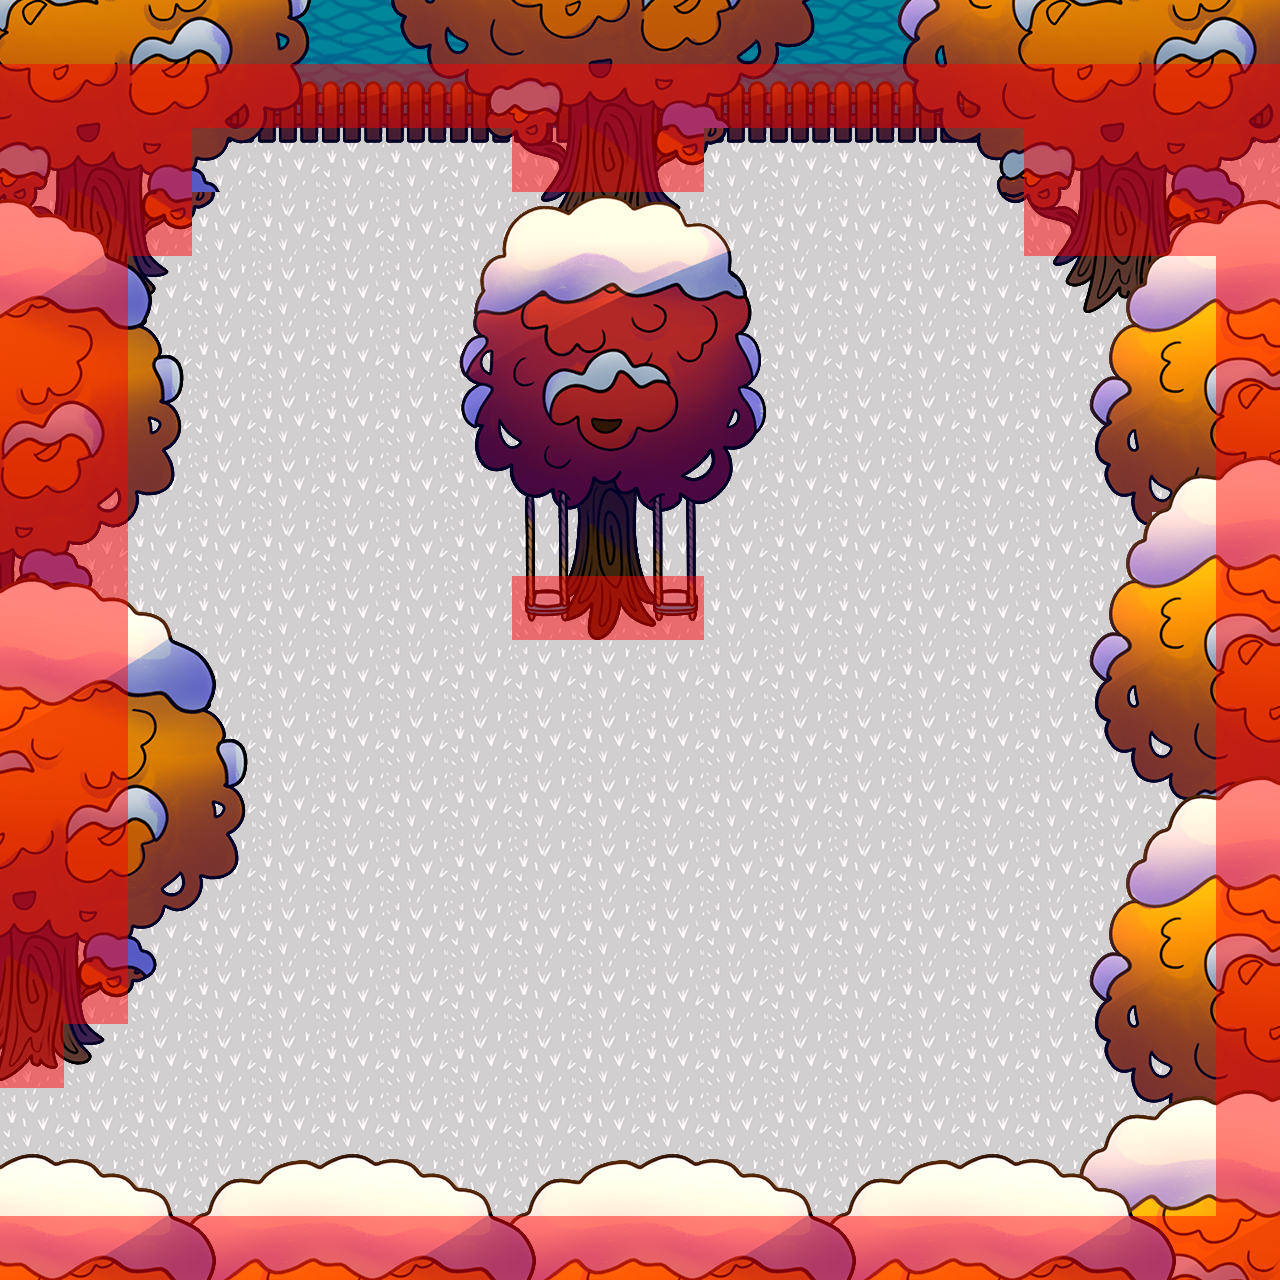

Below is a game level as drawn by its tile map, then a one-line description and the .tmx that defines it (tile-layer data replaced by summaries):
An orthogonal 20x20 tile map with 64x64 px tiles, 6 tile layers (Ground, Under, Under 2, Over, ...), 2 tilesets and 5 objects (2x Touch, Water, Player, Memory).

<map version="1.2" tiledversion="2018.11.14" orientation="orthogonal" renderorder="right-down" width="20" height="20" tilewidth="64" tileheight="64" infinite="0" nextlayerid="12" nextobjectid="7">
 <tileset firstgid="1" source="autumn 16x32.tsx" />
 <tileset firstgid="513" source="event-tileset.tsx" />
 <layer id="1" name="Ground" width="20" height="20">
  <data>[400 cells, 400 non-empty, 7 distinct tile ids]</data>
 </layer>
 <objectgroup id="6" name="Texture">
  <object id="1" name="Water" x="0" y="0" width="1280" height="128">
   <properties>
    <property name="Texture" value="map_data/WaterTexture.png" />
    <property name="alpha" type="float" value="0.33300000000000002" />
    <property name="vx" type="float" value="-0.033300000000000003" />
    <property name="vy" type="float" value="0" />
   </properties>
  </object>
 </objectgroup>
 <layer id="2" name="Under" width="20" height="20">
  <data>[400 cells, 88 non-empty, 24 distinct tile ids]</data>
 </layer>
 <layer id="4" name="Under 2" width="20" height="20">
  <data>[400 cells, 10 non-empty, 10 distinct tile ids]</data>
 </layer>
 <objectgroup id="5" name="Player">
  <object id="2" name="Player" x="256" y="1024" width="64" height="64" />
 </objectgroup>
 <layer id="3" name="Over" width="20" height="20">
  <data>[400 cells, 185 non-empty, 74 distinct tile ids]</data>
 </layer>
 <layer id="11" name="Over 2" width="20" height="20">
  <data>[400 cells, 50 non-empty, 13 distinct tile ids]</data>
 </layer>
 <layer id="8" name="Collision" width="20" height="20" opacity="0.48">
  <data>[400 cells, 100 non-empty, 1 distinct tile ids]</data>
 </layer>
 <objectgroup id="9" name="Events">
  <object id="3" name="Transfer to 2" type="Touch" x="0" y="1152" width="64" height="64">
   <properties>
    <property name="TransferPlayer" value="Winter2" />
    <property name="TransferTileDown" type="int" value="17" />
    <property name="TransferTileRight" type="int" value="32" />
   </properties>
  </object>
  <object id="4" name="Transfer to 2" type="Touch" x="0" y="1088" width="64" height="64">
   <properties>
    <property name="TransferPlayer" value="Winter2" />
    <property name="TransferTileDown" type="int" value="17" />
    <property name="TransferTileRight" type="int" value="32" />
   </properties>
  </object>
  <object id="6" name="Memory" x="576" y="576" width="64" height="64">
   <properties>
    <property name="img" value="wow" />
    <property name="img2" value="wow" />
    <property name="img3" value="wow" />
    <property name="img4" value="worried" />
    <property name="img5" value="worried" />
    <property name="text" value="We spent so much time together here." />
    <property name="text2" value="The memories are warm, like a carefree summer evening." />
    <property name="text3" value="We lay on our backs in grass and watched the clouds pass overhead." />
    <property name="text4" value="But now..." />
    <property name="text5" value="...now you are lost somewhere in the falling snow." />
   </properties>
  </object>
 </objectgroup>
</map>
